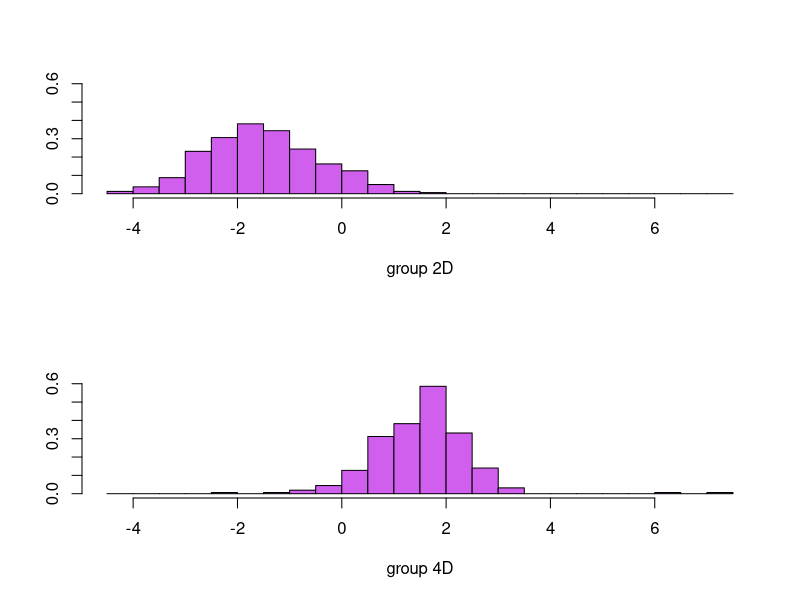
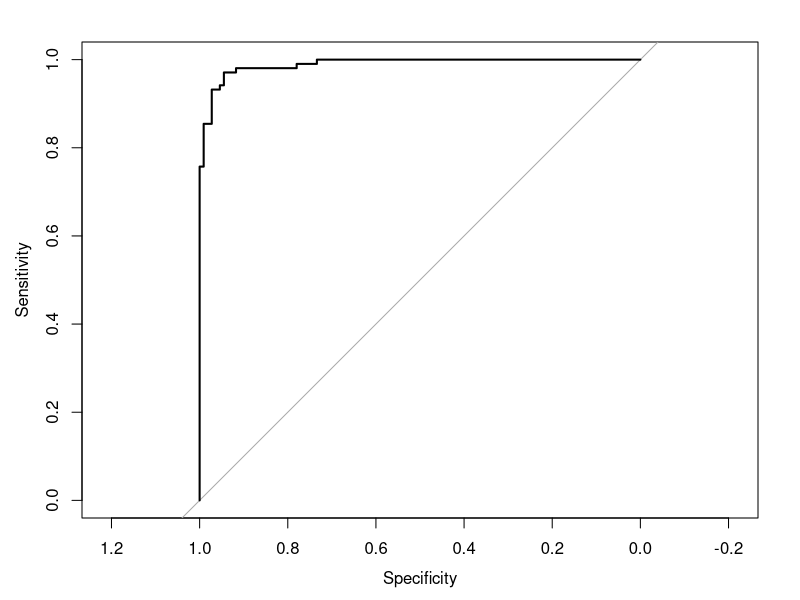

R code for these plots, in order: (Note: this script raises an error after producing the figures.)
## ---- chunk 1
### SECTION 1
library(pROC)

# Generate some example data
set.seed(123)
n <- 1000
p <- 10
x <- matrix(rnorm(n * p), ncol = p)
y <- rbinom(n, 1, 0.5)

# Fit a logistic regression model to the data
model <- glm(y ~ x, family = binomial(link="logit"))

# Compute the predicted probabilities
prob <- predict(model, type = "response")

# Compute the ROC curve and the AUC
roc_obj <- roc(y, prob)
auc <- auc(roc_obj)

# Print the AUC value
cat("The AUC value is", auc)


###ROC Curve and AUC
vehdata <- read.csv("vehicle.csv")
head(vehdata)

vehdata$class = factor(vehdata$class, labels=c("2D", "2D","4D","4D" )) 
summary(vehdata$class)



set.seed(46685326, kind="Mersenne-Twister")
perm <- sample(x=nrow(vehdata)) 
set1 <- vehdata[which(perm <= 3*nrow(vehdata)/4), ] 
set2 <- vehdata[which(perm > 3*nrow(vehdata)/4) , ]


rescale <- function(x1, x2) {
  for (col in 1:ncol(x1)) {
    a <- min(x2[, col])
    b <- max(x2[, col])
    x1[, col] <- (x1[, col] - a) / (b - a)
  }
  x1
}
library(nnet)
library(car)

set1.rescale = data.frame(cbind(rescale(set1[, -19], set1[, -19]),
                                class = set1$class))
set2.rescale = data.frame(cbind(rescale(set2[, -19], set1[, -19]),
                                class = set2$class))
summary(set1.rescale[,1:3])
summary(set2.rescale[,1:3])

mod.fit = multinom(
  data = set1.rescale, formula = class ~ .,
  trace = TRUE
)




pred.set1 = predict(mod.fit,
                    newdata = set1.rescale,type = "class")
pred.set2 = predict(mod.fit,newdata = set2.rescale,type = "class")
misclass.set1 = mean(ifelse(pred.set1 == set1$class,yes = 0, no = 1))
misclass.set1
misclass.set2 = mean(ifelse(pred.set2 == set2$class,
                            yes = 0, no = 1
))
misclass.set2
table(set2$class, pred.set2, dnn = c("Obs", "Pred"))

library(glmnet)
logit.fit <- glmnet(
  x = as.matrix(set1.rescale[, -19]),
  y = set1.rescale[, 19], family = "multinomial"
)
logit.cv <- cv.glmnet(
  x = as.matrix(set1.rescale[, 1:18]),
  y = set1.rescale[, 19], family = "multinomial"
)
c <- coef(logit.fit, s = logit.cv$lambda.min)
cmat <- cbind(
  as.matrix(c[[1]], as.matrix(c[[2]]), as.matrix(c[[3]]))
)
round(cmat, 2)
cmat != 0
lascv.pred.train <- predict(
  object = logit.cv, type = "class",
  s = logit.cv$lambda.min,
  newx = as.matrix(set1.rescale[, 1:18])
)
lascv.pred.test <- predict(logit.cv,
                           type = "class",
                           s = logit.cv$lambda.min,
                           newx = as.matrix(set2.rescale[, 1:18])
)
lasso.mis.train <-
  mean(ifelse(lascv.pred.train == set1$class, yes = 0, no = 1))
lasso.mis.train
lasso.mis.test <-
  mean(ifelse(lascv.pred.test == set2$class, yes = 0, no = 1))
lasso.mis.test

library(MASS)
set1s = apply(set1[, -19], 2, scale)
set1s = data.frame(set1s, class = set1$class)
set2s = apply(set2[, -19], 2, scale)
set2s = data.frame(set2s, class = set2$class)
lda.fit.s = lda(data = set1s, class ~ .)
class.col = ifelse(set1$class==1, y = 53, n = ifelse(set1$class== 2, y = 68, n = ifelse(set1$class== 3,y=203,n=464)))
plot(lda.fit.s, col = colors()[class.col])

lda.pred.train = predict(lda.fit.s, newdata = set1s[, -19])$class
lda.pred.test = predict(lda.fit.s, newdata = set2s[, -19])$class
lda.train = mean(ifelse(lda.pred.train == set1$class, yes = 0, no = 1))
lda.train
lda.test = mean(ifelse(lda.pred.test == set2$class, yes = 0, no = 1))
lda.test

library(caTools)
library(pROC)

test_prob = predict(mod.fit, set2.rescale, type = "probs")
test_prob
par(mfrow=c(1,1))

test_roc = roc(set2$class, test_prob,  smoothed = TRUE)
plot(test_roc)
as.numeric(test_roc$auc)





fit.logistic <- glm(formula = factor(class) ~ ., family = binomial(link="logit"), data = set1.rescale )
test_prob = predict(fit.logistic, set2.rescale, type = "probs")
test_prob
par(mfrow=c(1,1))
test_roc = roc(set2$class, test_prob,  smoothed = TRUE)
plot(test_roc)
as.numeric(test_roc$auc)


###SECTION 2

wine = read.csv("Wine_Quality.csv") 
train_sub = sample(nrow(wine),7/10*nrow(wine))
train_data = wine[train_sub,]
test_data = wine[-train_sub,]
library(pROC) 
library(e1071)
train_data$quality = as.factor(train_data$quality)
test_data$quality = as.factor(test_data$quality)

wine_svm<- svm(quality ~  fixed.acidity+volatile.acidity+citric.acid+residual.sugar+chlorides
               +free.sulfur.dioxide+total.sulfur.dioxide+density+pH+sulphates+alcohol, 
               data = train_data,
               type = 'C',kernel = 'radial' )
pre_svm <- predict(wine_svm,newdata = test_data)
obs_p_svm = data.frame(prob=pre_svm,obs=test_data$quality)
table(test_data$quality,pre_svm,dnn=c("Obs","Preds"))
svm_roc <- roc(test_data$quality,as.numeric(pre_svm))
plot(svm_roc, print.auc=TRUE, auc.polygon=TRUE, grid=c(0.1, 0.2),grid.col=c("green", "red"), max.auc.polygon=TRUE,auc.polygon.col="skyblue", print.thres=TRUE,main='SVM-mdoel ROC kernel = radial')
